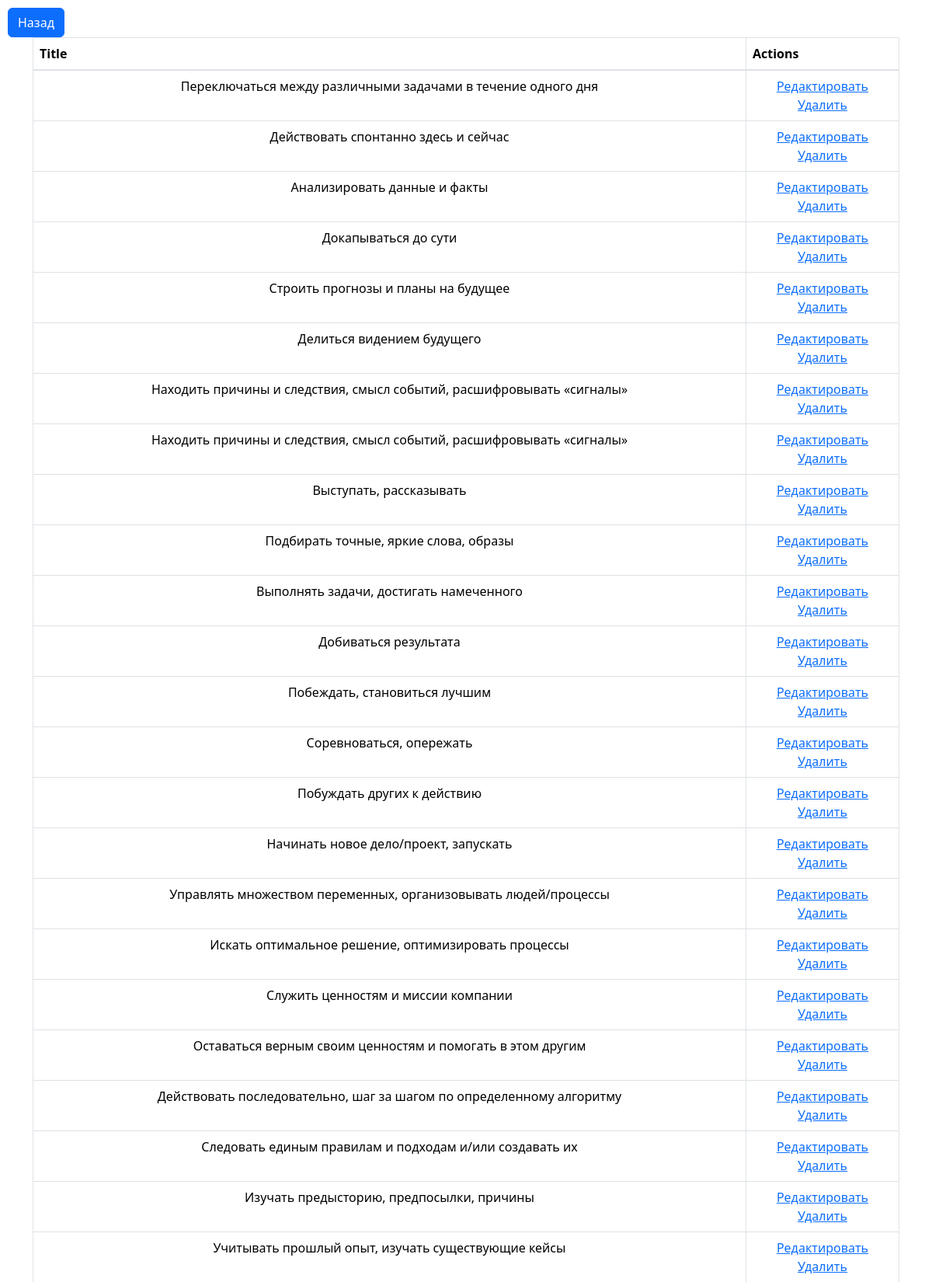
Page /local_admin/questions/ (upper part) on the committed database.
### questionnaire/models.py (models this page shows, shortened)
class Question(models.Model):
    text = models.CharField(max_length=100)

### questionnaire/views.py (the view)
# urls.py: path('local_admin/questions/', views.question_list, name='question_list'),
def question_list(request):
    questions = Question.objects.all()
    return render(request, 'questions/question_list.html', {'questions': questions})

### templates/questions/question_list.html (shortened to what this page needs)
{% load static %}
<!DOCTYPE html>
<html lang="en">
<head>
    <link rel="stylesheet" type="text/css" href="{% static 'css/bootstrap.min.css' %}">
    <link rel="stylesheet" type="text/css" href="{% static 'css/styles.css' %}">
    <link href="https://cdn.jsdelivr.net/npm/bootstrap@5.3.2/dist/css/bootstrap.min.css" rel="stylesheet">
</head>
<body>
<a href="{% url 'mini_admin'%}" class="btn btn-primary">Назад</a>
<div class="container">
  <table class="table table-bordered">
    <thead>
      <tr>
        <th>Title</th>
        <th>Actions</th>
      </tr>
    </thead>
    <tbody>
      {% for question in questions %}
      <tr>
        <td>{{ question.text }}</td>
        <td>
          <a href="{% url 'question_update' question.pk %}">Редактировать</a>
          <form method="post" action="{% url 'question_delete' question.pk %}">
            <a href="{% url 'question_delete' question.pk %}">Удалить</a>
          </form>
        </td>
      </tr>
      {% empty %}
      <tr>
        <td colspan="2">Нет вопросов</td>
      </tr>
      {% endfor %}
    </tbody>
  </table>
</div>
</body>
</html>

### static/css/styles.css (style rules this page uses)
body { font-family: 'Roboto', sans-serif; padding: 10px; }
th { background-color: #f8f9fa; border: 1px solid #dee2e6; text-align: center; }
td { border: 1px solid #dee2e6; text-align: center; padding: 8px; }

### rows in the picture
Question: text "Переключаться между различными задачами в течение одного дня"
Question: text "Действовать спонтанно здесь и сейчас"
Question: text "Анализировать данные и факты"
Question: text "Докапываться до сути"
Question: text "Строить прогнозы и планы на будущее"
Question: text "Делиться видением будущего"
Question: text "Находить причины и следствия, смысл событий, расшифровывать «сигналы»"
Question: text "Находить причины и следствия, смысл событий, расшифровывать «сигналы»"
Question: text "Выступать, рассказывать"
Question: text "Подбирать точные, яркие слова, образы"
Question: text "Выполнять задачи, достигать намеченного"
Question: text "Добиваться результата"
Question: text "Побеждать, становиться лучшим"
Question: text "Соревноваться, опережать"
Question: text "Побуждать других к действию"
Question: text "Начинать новое дело/проект, запускать"
Question: text "Управлять множеством переменных, организовывать людей/процессы"
Question: text "Искать оптимальное решение, оптимизировать процессы"
Question: text "Служить ценностям и миссии компании"
Question: text "Оставаться верным своим ценностям и помогать в этом другим"
Question: text "Действовать последовательно, шаг за шагом по определенному алгоритму"
Question: text "Следовать единым правилам и подходам и/или создавать их"
Question: text "Изучать предысторию, предпосылки, причины"
Question: text "Учитывать прошлый опыт, изучать существующие кейсы"
